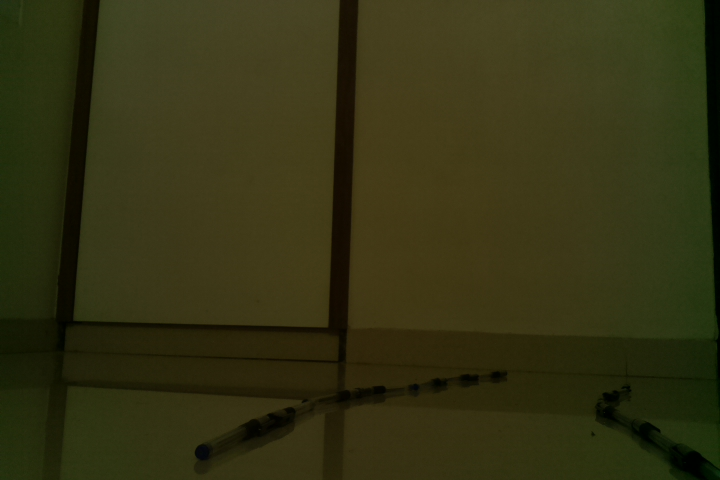
#> input picture actual_images/road1.jpg, 720 x 480 px
$ python sobel.py ../../../actual_images/road1.jpg
#> lines starting #> are read from the running program, lines starting #| are printed output that depends on the picture; after the words box and inside, x2 and y2 are one past the last pixel; in counts of white or black regions, pixels touching at a corner belong together
### pre_proces/edge_detection/sobel/threshold.py
#!/usr/bin/python3

import sys
from PIL import Image

im = Image.open(sys.argv[1])
#> im is the input picture: PIL image 720x480 RGB; mean R, G, B 50.9, 49.8, 19
im = im.convert('L')
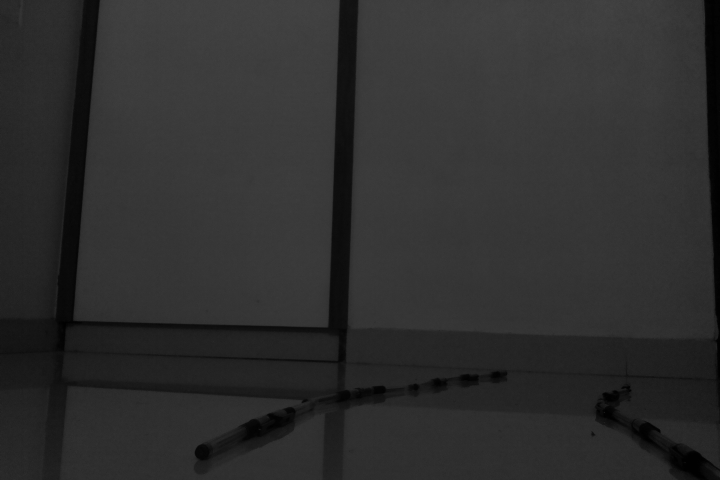
#> im: PIL image 720x480 L; min 0, max 68, mean 46.6
print(im.size)
#| (720, 480)
def threshold(G,im):
#> called with G = 256
    P = im.size[0]*im.size[1]
#> P = 345600

    f = []
    F = []
    gf = []
    GF = []
    m = []
    T = []

    for i in range(G):
        f.append(1)
        F.append(0)
        gf.append(0)
        GF.append(0)
        m.append(0)
        T.append(0)

    for i in range(im.size[0]):
        for j in range(im.size[1]):
            f[int(round(im.getpixel((i,j)),0))]+=1

    F[0] = f[0]
    gf[0] = 0
    for i in range(1,G):
        F[i] = F[i-1] + f[i]
        gf[i] = i*f[i]
#> after the loop, F = 256 values from 2 to 345856

    GF[0] = 0
    for i in range(1,G):
        GF[i] = GF[i-1] + gf[i]
#> after the loop, GF = 256 values from 0 to 16130842

    for i in range(G):
        try:
            m[i] = GF[i]/F[i]
        except:
            try:
                m[i] = m[i-1]
            except:
                pass
#> after the loop, m = 256 values from 0 to 46.64

    for i in range(G):
        try:
            T[i] = (F[i]/(P-F[i]))*(m[i]-m[G-1])**2
        except:
            try:
                T[i] = T[i-1]
            except:
                pass
    return T.index(max(T))-1

G = 256
thr = threshold(G,im)
#> thr = 40

im.show()

for i in range(im.size[0]):
    for j in range(im.size[1]):
        if im.getpixel((i,j)) >= thr:
            im.putpixel((i,j),G-1)
        else:
            im.putpixel((i,j),0)
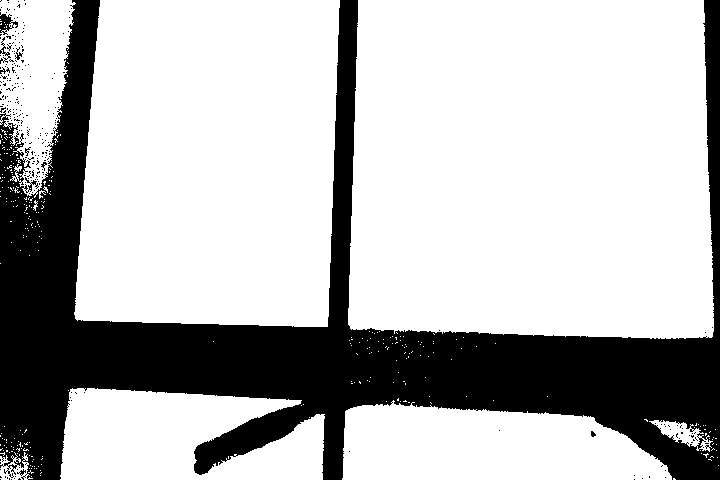
#> im: PIL image 720x480 L; 72.3% white; 265 black regions (256 under 20 px), largest, box (x1, y1, x2, y2) and area: (0, 0, 720, 480) 94971, (0, 12, 18, 35) 193, (0, 37, 11, 64) 78

im.show()

### pre_proces/edge_detection/sobel/convolution.py
import sys
from PIL import Image
import numpy as np

def convolve(T,im):
    arr = np.array(im)
    t = np.array(T)
    l = arr.shape[0] - t.shape[0] + 1
#> l = 478
    b = arr.shape[1] - t.shape[1] + 1
#> b = 718
    new_arr = np.zeros(arr.shape)

    for i in range(l):
        for j in range(b):
            new_arr[i][j] = np.sum(t*arr[i:i+t.shape[0],j:j+t.shape[1]])
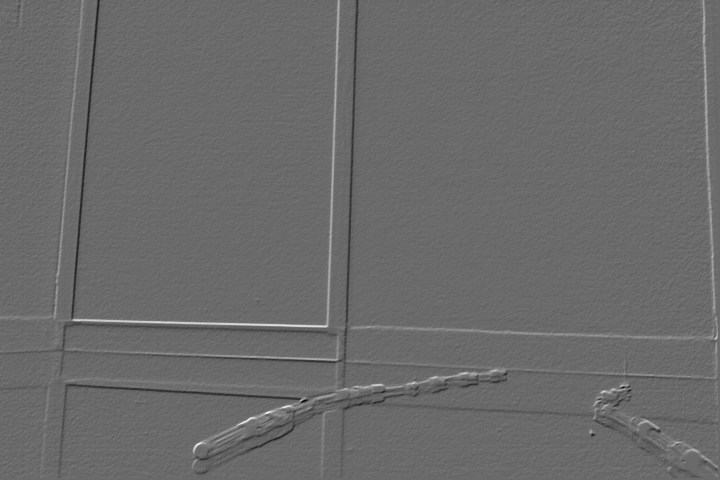
#> new_arr: shape (480, 720) float64; min -139, max 193, mean 0.4; drawn with min black and max white
    return new_arr

im = Image.open(sys.argv[1])
im = im.convert('L')
#Cool convolutions to try
"""
-1-1-1
-1 8-1
-1-1-1
"""
"""
-1-1-1-1-1
-1 1 1 1-1
-1 1 8 1-1
-1 1 1 1-1
-1-1-1-1-1
"""
"""
-2 1-2
 1 4 1
-2 1-2
"""
T = [[1,2,1],[2,0,-2],[-1,-2,-1]]
new = convolve(T,im)
new = Image.fromarray(255*new/np.max(new))
print('Convolution:\n',np.array(T))
#| Convolution:
#|  [[ 1  2  1]
#|  [ 2  0 -2]
#|  [-1 -2 -1]]
im.show()
print('original:',im.size)
#| original: (720, 480)
new.show()
print('convolved:',new.size)
#| convolved: (720, 480)

### pre_proces/edge_detection/sobel/sobel.py
import sys
from PIL import Image
from threshold import threshold
from convolution import convolve
import numpy as np

x_dir = [[-1,0,1],[-2,0,2],[-1,0,1]]
y_dir = [[1,2,1],[0,0,0],[-1,-2,-1]]

im = Image.open(sys.argv[1])
im = im.convert("L")

im.show()

A = convolve(x_dir,im)
#> after the loop in convolve (call 2), `for i in range(l):`:
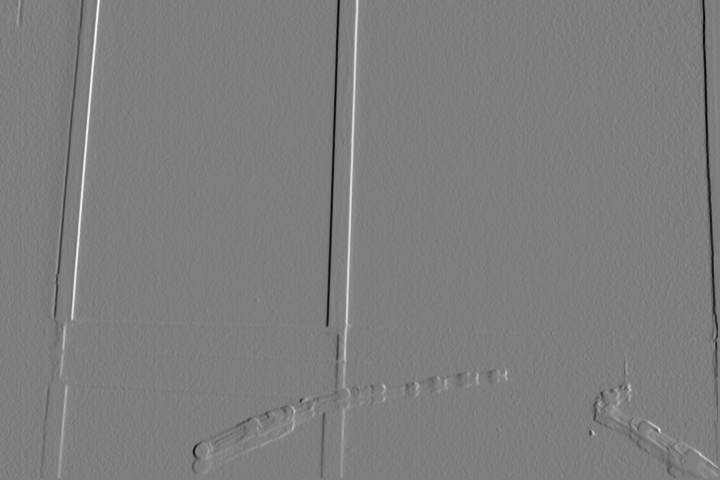
#> new_arr: shape (480, 720) float64; min -168, max 170, mean -0.3; drawn with min black and max white
B = convolve(y_dir,im)

conv_im = B
#conv_im = abs(A) + abs(B)
conv_im = Image.fromarray(255*conv_im/np.max(conv_im))

G = 256

thr = threshold(G,conv_im)
#> thr = 125

for i in range(conv_im.size[0]):
    for j in range(conv_im.size[1]):
        if conv_im.getpixel((i,j)) >= thr:
            conv_im.putpixel((i,j),G-1)
        else:
            conv_im.putpixel((i,j),0)
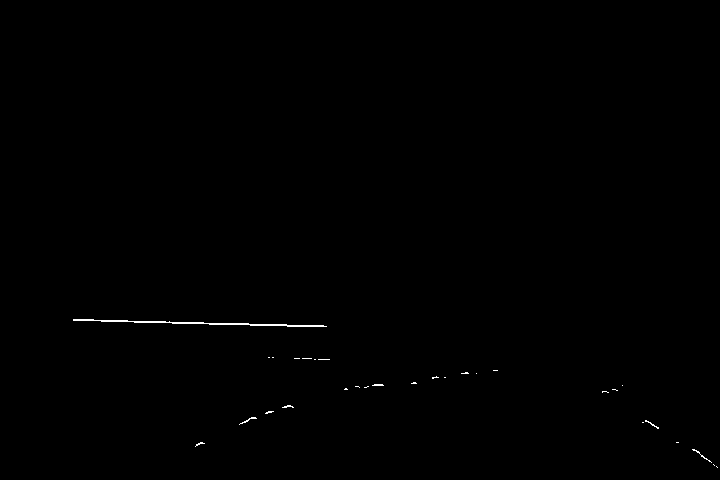
#> conv_im: PIL image 720x480 F; 0.22% white in thin lines or dots, all inside (x1, y1, x2, y2) = (73, 319, 718, 468)

conv_im = conv_im.convert('RGB')
conv_im.save('final1.png')
